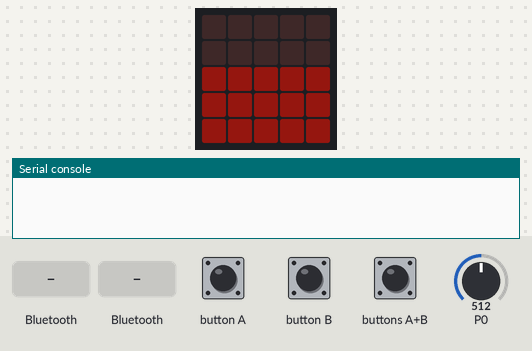
Bench run of a program on a simulated BBC micro:bit (MakeCode). On the bench: the board's 5×5 LED display, the last lines printed to the serial console. The test bench sets the inputs (shaded band); at power-on: P0 = 512 (analog values on the 0–1023 scale). Dim RGB values are drawn brighter than linear; the 48×5 strip is a reading aid, not a part: it shows the text the display is scrolling, unrolled, one strip-width of it at a time.

Above: at 16.5 s.
16.6 s: P0 set to 716
At 17.7 s:
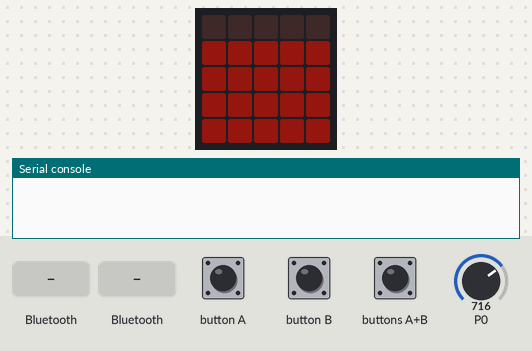
18.1 s: buttons A+B pressed for 0.15 s
At 19.3 s:
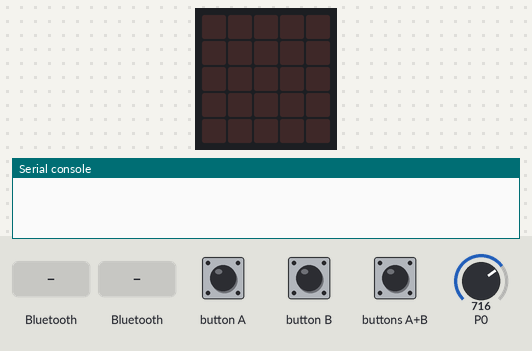
19.7 s: "1" arrives over Bluetooth UART
21.3 s: a phone connects over Bluetooth
At 22.2 s:
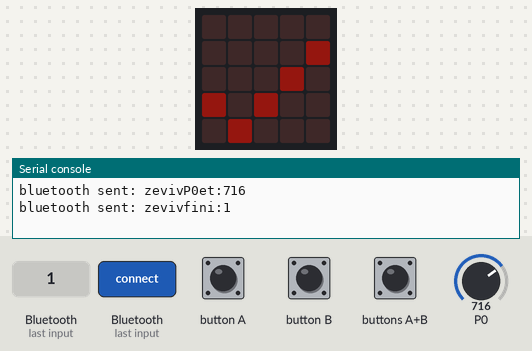
22.8 s: "A" arrives over Bluetooth UART
24.4 s: a phone disconnects over Bluetooth
At 25.8 s:
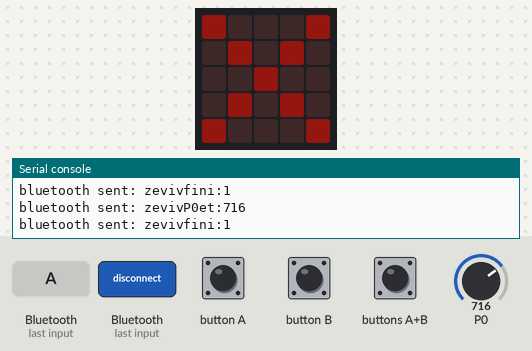

Measured:
- after the input at 16.6 s, the display: changes at once (image 1)
- after the input at 18.1 s, the display: changes after 0.15 s (image 2)
- after the input at 21.3 s, the display: changes at once (image 3)
- after the input at 24.4 s, the display: changes at once (image 4)

The program:

main.ts
```typescript
bluetooth.onBluetoothConnected(function () {
    basic.showIcon(IconNames.Yes)
})
bluetooth.onBluetoothDisconnected(function () {
    basic.showIcon(IconNames.No)
})
input.onButtonPressed(Button.A, function () {
    led.setBrightness(led.brightness() / 2)
})
function affiche_debug () {
    if (is_data_recue) {
        is_data_recue = false
        led.plot(0, 0)
        basic.pause(50)
        led.unplot(0, 0)
    }
    if (is_data_transmise) {
        is_data_transmise = false
        led.plot(4, 0)
        basic.pause(50)
        led.unplot(4, 0)
    }
}
input.onButtonPressed(Button.AB, function () {
    basic.clearScreen()
    is_mode_TdB = !(is_mode_TdB)
})
function reception_bt () {
    text_rx = chaine_BT_rx.substr(0, chaine_BT_rx.indexOf(":"))
    valeur_rx = parseFloat(chaine_BT_rx.substr(chaine_BT_rx.indexOf(":") + 1, 10))
    if (text_rx == "ping") {
        ecriture_valeur_bt("pong", 1)
    }
}
input.onButtonPressed(Button.B, function () {
    led.setBrightness((led.brightness() + 1) * 2 % 256)
})
function ecriture_valeur_bt (texte: string, nombre: number) {
    is_data_transmise = true
    bluetooth.uartWriteValue("" + control.deviceName() + texte, nombre)
}
bluetooth.onUartDataReceived(serial.delimiters(Delimiters.NewLine), function () {
    chaine_BT_rx = bluetooth.uartReadUntil(serial.delimiters(Delimiters.NewLine))
    is_data_recue = true
    reception_bt()
    ecriture_valeur_bt("P0et", etat_pin0)
    ecriture_valeur_bt("fini", 1)
})
let etat_pin0 = 0
let valeur_rx = 0
let chaine_BT_rx = ""
let text_rx = ""
let is_data_transmise = false
let is_data_recue = false
let is_mode_TdB = false
bluetooth.startUartService()
bluetooth.setTransmitPower(7)
basic.showString("Voltmetre_P0_v0a")
led.setBrightness(20)
is_mode_TdB = true
basic.forever(function () {
    etat_pin0 = pins.analogReadPin(AnalogPin.P0)
    if (is_mode_TdB) {
        led.plotBarGraph(
        etat_pin0,
        1023,
        false
        )
    } else {
        affiche_debug()
    }
    basic.pause(50)
})
```

test.ts
```typescript
// les tests vont ici ; cela ne sera pas compilé si ce paquet est utilisé en tant qu'extension.
```
